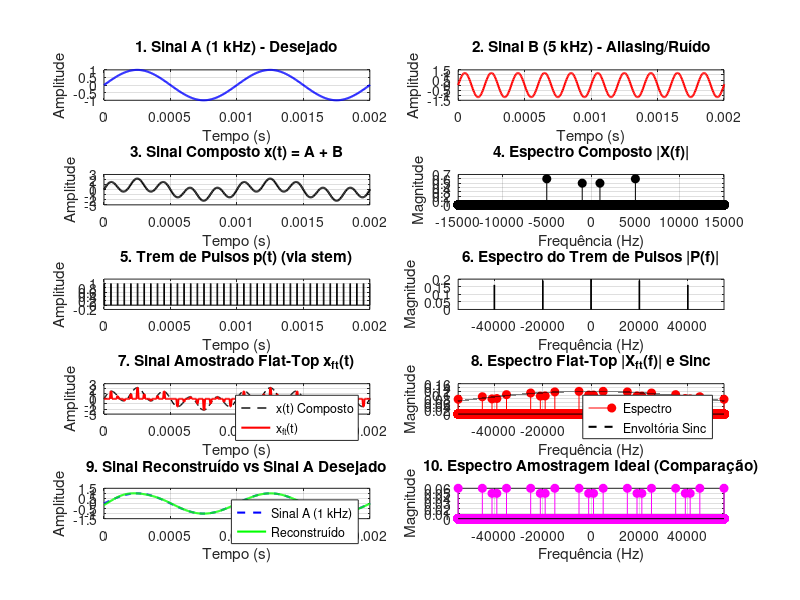

Write MATLAB code to recreate this figure.
clear;
clc;
close all;
pkg load signal; % Remova ou comente esta linha se estiver usando MATLAB

%% 1. PARÂMETROS DO SINAL E DA SIMULAÇÃO
f1 = 1e3;                   % Senoide 1 (1 kHz) - Sinal Desejado
f2 = 5e3;                   % Senoide 2 (5 kHz) - Sinal Indesejado (Ruído/Aliasing)
A1 = 1.0;                   % Amplitude da senoide 1
A2 = 1.2;                   % Amplitude da senoide 2

fAnalog = 2e5;              % Frequência analógica simulada (200 kHz)
Ta = 1/fAnalog;             % Período de amostragem analógico
tempoTotal = 1;             % Tempo total de simulação (1s)
t = 0:Ta:tempoTotal-Ta;     % Vetor de tempo "contínuo"
nPAnalog = length(t);       % Número total de pontos analógicos

fs = 20e3;                  % Frequência de amostragem ajustada (20 kHz)
Ts = 1/fs;                  % Período de amostragem

% Sinais Individuais e Composto
sinalA = A1*sin(2*pi*f1*t);
sinalB = A2*sin(2*pi*f2*t);
sinalComposto = sinalA + sinalB;

%% 2. GERAÇÃO DOS SINAIS DE AMOSTRAGEM
kPasso = round(Ts/Ta);
d = 0.2 * Ts;               % Largura do pulso de retenção (20% de Ts)
numPontosPulso = round(d/Ta);

% Trem de Impulsos (Amostragem Ideal para Comparação Espectral)
tremImpulsos = zeros(1, nPAnalog);
tremImpulsos(1:kPasso:end) = 1/Ta;
sinalAmostradoIdeal = sinalComposto .* (tremImpulsos * Ta);

% Trem de Pulsos Retangulares (Amostrador Prático)
tremPulsos = zeros(1, nPAnalog);
for i = 0 : floor(nPAnalog/kPasso) - 1
    idx = i*kPasso + 1;
    if idx <= nPAnalog
        idx_fim = min(idx + numPontosPulso - 1, nPAnalog);
        tremPulsos(idx:idx_fim) = 1;
    end
end

%% 3. AMOSTRAGEM FLAT-TOP (SAMPLE & HOLD)
sinalFlatTop = zeros(1, nPAnalog);
for i = 0 : floor(nPAnalog/kPasso) - 1
    idx = i*kPasso + 1;
    if idx <= nPAnalog
        val = sinalComposto(idx);
        idx_fim = min(idx + numPontosPulso - 1, nPAnalog);
        sinalFlatTop(idx:idx_fim) = val;
    end
end

%% 4. ANÁLISE ESPECTRAL (FFT)
f = (-nPAnalog/2 : nPAnalog/2 - 1) * (fAnalog / nPAnalog);

sinalCompostoFFT = fftshift(fft(sinalComposto)) / nPAnalog;
tremPulsosFFT = fftshift(fft(tremPulsos)) / nPAnalog;
sinalIdealFFT = fftshift(fft(sinalAmostradoIdeal)) / nPAnalog;
sinalFlatTopFFT = fftshift(fft(sinalFlatTop)) / nPAnalog;

% Envoltória Teórica H(f) = (d/Ts) * sinc(f * d) do Efeito de Abertura
H_teorico = (d/Ts) * sinc(f * d);

%% 5. FILTRAGEM (RECONSTRUÇÃO) COM FILTRO BUTTERWORTH E COMPENSAÇÃO DE GANHO
fCorte = 3e3;                         % Frequência de corte (3 kHz) - Bloqueia os 5 kHz
fNyquistAnalog = fAnalog / 2;
ordemButter = 8;                      % Ordem do filtro

[b, a] = butter(ordemButter, fCorte/fNyquistAnalog, 'low');

% Aplica o filtro Butterworth bidirecional (fase zero)
sinalFiltrado = filtfilt(b, a, sinalFlatTop);

% Compensação de Amplitude:
% Como a largura do pulso é apenas 20% do período (d = 0.2*Ts),
% a energia do sinal cai proporcionalmente. Multiplicamos por (Ts/d) para recuperar a escala real.
ganhoReconstrucao = Ts / d;
sinalFiltradoCompensado = sinalFiltrado * ganhoReconstrucao;

%% 6. VISUALIZAÇÃO DOS RESULTADOS (Grid 5x2)
figure('Name', 'Análise Completa: Sinais e Amostragem', 'Position', [50, 50, 1600, 1000]);

% --- LINHA 1: SINAL A e SINAL B ---
subplot(5, 2, 1);
plot(t, sinalA, 'b', 'LineWidth', 1.5); grid on;
xlabel('Tempo (s)'); ylabel('Amplitude'); title('1. Sinal A (1 kHz) - Desejado');
xlim([0 0.002]);

subplot(5, 2, 2);
plot(t, sinalB, 'r', 'LineWidth', 1.5); grid on;
xlabel('Tempo (s)'); ylabel('Amplitude'); title('2. Sinal B (5 kHz) - Aliasing/Ruído');
xlim([0 0.002]);

% --- LINHA 2: SINAL COMPOSTO E ESPECTRO ---
subplot(5, 2, 3);
plot(t, sinalComposto, 'k', 'LineWidth', 1.5); grid on;
xlabel('Tempo (s)'); ylabel('Amplitude'); title('3. Sinal Composto x(t) = A + B');
xlim([0 0.002]);

subplot(5, 2, 4);
stem(f, abs(sinalCompostoFFT), 'k', 'filled'); grid on;
xlabel('Frequência (Hz)'); ylabel('Magnitude'); title('4. Espectro Composto |X(f)|');
xlim([-15000 15000]);

% --- LINHA 3: TREM DE PULSOS ---
subplot(5, 2, 5);
stem(t, tremPulsos, 'k', 'Marker', 'none'); grid on;
xlabel('Tempo (s)'); ylabel('Amplitude'); title('5. Trem de Pulsos p(t) (via stem)');
xlim([0 0.002]); ylim([-0.2 1.2]);

subplot(5, 2, 6);
plot(f, abs(tremPulsosFFT), 'k', 'LineWidth', 1); grid on;
xlabel('Frequência (Hz)'); ylabel('Magnitude'); title('6. Espectro do Trem de Pulsos |P(f)|');
xlim([-55000 55000]);

% --- LINHA 4: SINAL AMOSTRADO FLAT-TOP ---
subplot(5, 2, 7);
plot(t, sinalComposto, 'k--', 'LineWidth', 1); hold on;
plot(t, sinalFlatTop, 'r', 'LineWidth', 1.5); grid on;
xlabel('Tempo (s)'); ylabel('Amplitude'); title('7. Sinal Amostrado Flat-Top x_{ft}(t)');
legend('x(t) Composto', 'x_{ft}(t)', 'Location', 'best');
xlim([0 0.002]);

subplot(5, 2, 8);
stem(f, abs(sinalFlatTopFFT), 'r', 'filled'); hold on;
plot(f, abs(H_teorico * max(abs(sinalCompostoFFT))), 'k--', 'LineWidth', 1.5); grid on;
xlabel('Frequência (Hz)'); ylabel('Magnitude'); title('8. Espectro Flat-Top |X_{ft}(f)| e Sinc');
legend('Espectro', 'Envoltória Sinc', 'Location', 'best');
xlim([-55000 55000]);

% --- LINHA 5: RECONSTRUÇÃO E COMPARAÇÃO IDEAL ---
subplot(5, 2, 9);
plot(t, sinalA, 'b--', 'LineWidth', 1.5); hold on;
plot(t, sinalFiltradoCompensado, 'g', 'LineWidth', 1.5); grid on;
xlabel('Tempo (s)'); ylabel('Amplitude'); title('9. Sinal Reconstruído vs Sinal A Desejado');
legend('Sinal A (1 kHz)', 'Reconstruído', 'Location', 'best');
xlim([0 0.002]);

subplot(5, 2, 10);
stem(f, abs(sinalIdealFFT), 'm', 'filled'); grid on;
xlabel('Frequência (Hz)'); ylabel('Magnitude'); title('10. Espectro Amostragem Ideal (Comparação)');
xlim([-55000 55000]);
